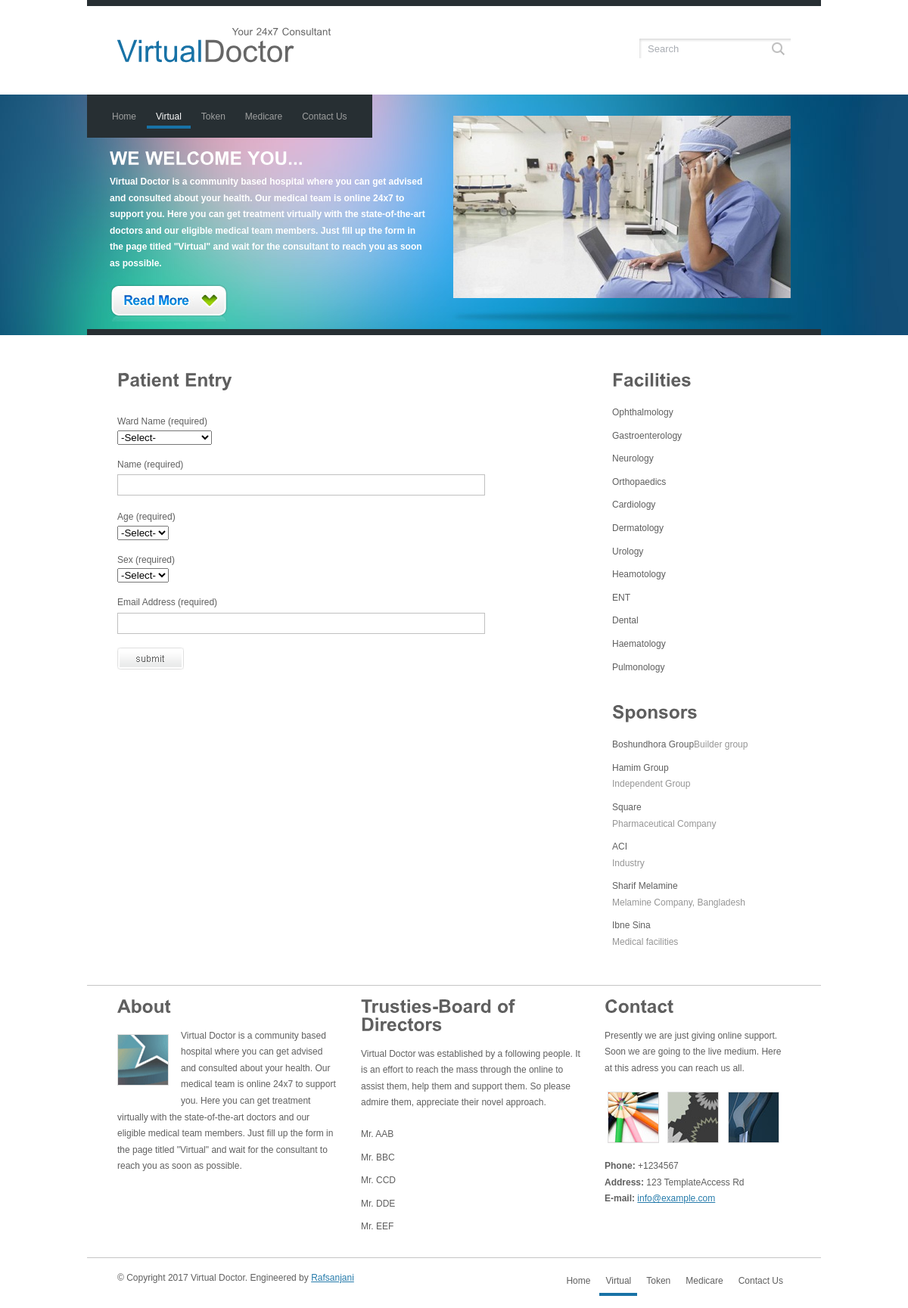
The page /index.php/welcome/virtual on the database its author committed.
### tables this page shows
CREATE TABLE `wards` (
  `ward_id` int(11) NOT NULL,
  `ward_name` varchar(30) NOT NULL,
  `accommodation` int(11) NOT NULL,
  `status` tinyint(1) NOT NULL DEFAULT '1'
);

### application/controllers/Welcome.php (called while the page is built, shortened)
<?php
class Welcome extends CI_Controller {
    function virtual() {
        $data = array();
        $data['title'] = 'Virtual';
        $data['facility'] = $this->ward_model->facility();
        $data['main'] = $this->load->view('virtual', $data, true);
        $this->load->view('master', $data);
    }
}

### index.php (called while the page is built, shortened)
<?php
require_once BASEPATH.'core/CodeIgniter.php';

### application/models/Ward_model.php (called while the page is built)
<?php
class Ward_model extends CI_Model {
    public function facility(){
        $this->db->select('*');
        $this->db->from('wards');
        $this->db->where('status',1);
        $query = $this->db->get();
        $result = $query->result();
        return $result;
    }
}

### application/views/virtual.php (the view, shortened to what this page needs)
<h2>Patient Entry</h2>
<?php
$message = $this->session->userdata('message');
$token = $this->session->userdata('token');
if (!empty($message)) {
    echo "<h3>".$message."</h3>";
    echo "<h2>Token No: ".$token."</h3>";
    $message = $this->session->unset_userdata('message');
    $token = $this->session->userdata('token');
}
else{
?>
<form action="<?= base_url(); ?>welcome/entry.html" method="POST" id="sendemail">
    <ol>
        <li>
            <label for="ward_id">Ward Name (required)</label>
            <select name="ward_id">
                <option value=" ">-Select-</option>
            </select>
        </li>
        <li>
            <label for="patient_name">Name (required)</label>
            <input type="text" id="name" name="patient_name" class="text" />
        </li>
        <li>
            <label for="age">Age (required)</label>
            <select name="age">
                <option value=" ">-Select-</option>
            </select>
        </li>
        <li>
            <label for="sex">Sex (required)</label>
            <select name="sex">
                <option value=" ">-Select-</option>
            </select>
        </li>
        <li>
            <label for="email">Email Address (required)</label>
            <input type="text" id="email" name="patient_email" class="text" />
        </li>
        <li>
            <input type="image" name="imageField" id="imageField" src="<?= base_url(); ?>resources/images/submit.gif" class="send"/>
        </li>
    </ol>
</form>
<?php } ?>

### application/views/template/sidebar.php
<div class="sidebar">
    <div class="gadget">
        <h2>Facilities</h2>
        <ul class="sb_menu">
            <?php foreach ($facility as $f) { ?>
                <li><a href="<?= base_url() ?>welcome/detail/<?php echo $f->ward_id; ?>"><?php echo $f->ward_name; ?></a></li>
            <?php } ?>
        </ul>
    </div>
    <div class="gadget">
        <h2>Sponsors</h2>
        <ul class="ex_menu">
            <li><a href="#" title="Boshundhora Group">Boshundhora Group</a>Builder group</li>
            <li><a href="#" title="Hamim Group">Hamim Group</a><br />Independent Group</li>
            <li><a href="#" title="Square Pharmaceutical">Square</a><br />Pharmaceutical Company</li>
            <li><a href="#" title="ACI">ACI</a><br />Industry</li>
            <li><a href="#" title="Sharif Melamine">Sharif Melamine</a><br />Melamine Company, Bangladesh</li>
            <li><a href="#" title="Ibne Sina">Ibne Sina</a><br />Medical facilities</li>
        </ul>
    </div>
</div>

### resources/style.css (style rules this page uses)
body { margin:0; padding:0; width:100%; color:#5f5f5f; font:normal 12px/1.8em Arial, Helvetica, sans-serif; }
html, .main { padding:0; margin:0; background-color:#fff; }
h2 { font:bold 24px Arial, Helvetica, sans-serif; color:#5f5f5f; padding:8px 0; margin:8px 0; }
a { color:#267bab; text-decoration:underline; }
.header, .hbg, .content, .fbg, .footer, form { margin:0; padding:0; }
.content .mainbar .article, .content .sidebar .gadget { margin:0; padding:0 0 16px 0; }
.content .sidebar { margin:0; padding:0; float:right; width:236px; }
ul.sb_menu { width:140px; }
ul.sb_menu, ul.ex_menu { margin:0; padding:0; list-style:none; color:#959595; }
ul.sb_menu li, ul.ex_menu li { margin:0; border-bottom:1px solid #fff; }
ul.sb_menu li { margin:4px 0; padding:4px 0 0; }
ul.ex_menu li { margin:4px 0; padding:4px 0 0; }
ul.sb_menu li a, ul.ex_menu li a { color:#5f5f5f; text-decoration:none; }
ol { margin:0; padding:0; list-style:none; }
ol li { margin:0; padding:0; display:block; clear:both; }
ol li label { display:block; margin:0; padding:16px 0 0 0; }
ol li input.text { width:480px; border:1px solid #c0c0c0; margin:2px 0; padding:5px 2px; height:16px; background:#fff; }
ol li .send { margin:16px 0 0 0; }

### rows shown on the page
wards: ward_name "Ophthalmology"
wards: ward_name "Gastroenterology"
wards: ward_name "Neurology"
wards: ward_name "Orthopaedics"
wards: ward_name "Cardiology"
wards: ward_name "Dermatology"
wards: ward_name "Urology"
wards: ward_name "Heamotology"
wards: ward_name "ENT"
wards: ward_name "Dental"
wards: ward_name "Haematology"
wards: ward_name "Pulmonology"
